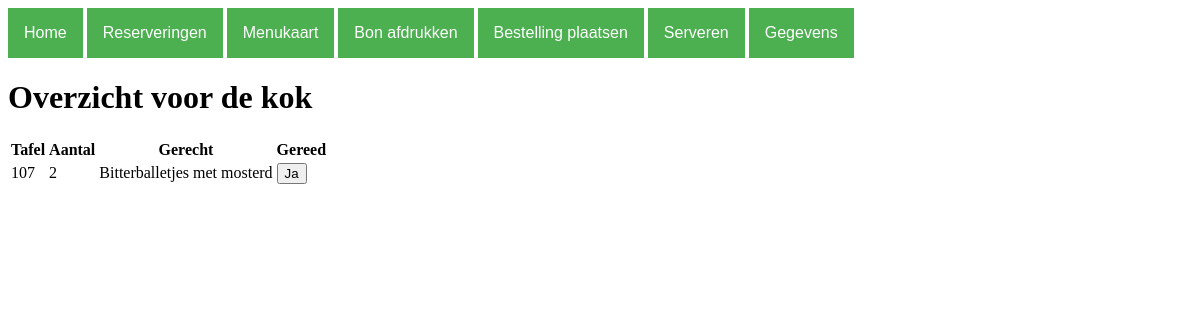
The page /kok.php on the database its author committed.
### tables this page shows
CREATE TABLE bestellingen (
	ID INT(11) NOT NULL AUTO_INCREMENT UNIQUE,
	Reservering_ID INT(11) NOT NULL,
	Menuitem_ID INT(11) NOT NULL,
	Aantal INT(11),
	Klaar TINYINT(4) DEFAULT '0',
	Gereserveerd TINYINT(4) DEFAULT '0',
	 
	PRIMARY KEY (ID),
	FOREIGN KEY (Reservering_ID) REFERENCES reserveringen(ID),
	FOREIGN KEY (Menuitem_ID) REFERENCES menuitems(ID)
);

CREATE TABLE reserveringen (
	ID INT(11) NOT NULL AUTO_INCREMENT UNIQUE,
	Tafel INT(11) NOT NULL,
	Datum DATE NOT NULL,
	Tijd TIME NOT NULL,
	Klant_ID INT(11) NOT NULL,
	Aantal INT(11) NOT NULL,
	Status TINYINT(4) NOT NULL DEFAULT '1', 
	Datum_toegevoegd TIMESTAMP DEFAULT CURRENT_TIMESTAMP NOT NULL ,
	Allergieen TEXT,
	Opmerkingen TEXT,
	 
	PRIMARY KEY (ID),
	FOREIGN KEY (Klant_ID) REFERENCES klanten(ID)
);

CREATE TABLE menuitems (
	ID INT(11) NOT NULL AUTO_INCREMENT UNIQUE,
	Code VARCHAR(4) UNIQUE,
	Naam VARCHAR(30),
	Gerechtsoort_ID INT(11) NOT NULL,
	Prijs DECIMAL(5,2) NOT NULL,
	 
	FOREIGN KEY (Gerechtsoort_ID) REFERENCES gerechtsoorten(ID)
);

### database.php (called while the page is built, shortened)
<?php
class database{
    private $db;
    function __construct(){
        $this->db_server = 'localhost';
        $this->db_username = 'root';
        $this->db_password = '';
        $this->db_name = 'examen';
        $dsn = "mysql:host=$this->db_server;dbname=$this->db_name;charset=utf8mb4";
        $options = [
            PDO::ATTR_ERRMODE            => PDO::ERRMODE_EXCEPTION,
            PDO::ATTR_DEFAULT_FETCH_MODE => PDO::FETCH_ASSOC,
            PDO::ATTR_EMULATE_PREPARES   => false,
        ];
        try {
             $this->db = new PDO($dsn, $this->db_username, $this->db_password, $options);
        } catch (\PDOException $e) {
             throw new \PDOException($e->getMessage(), (int)$e->getCode());
        }
    }
	public function select($statement, $named_placeholder){
        $statement = $this->db->prepare($statement);
        $statement->execute($named_placeholder);
        $result = $statement->fetchAll(PDO::FETCH_ASSOC);
        return $result;
    }
}
?>

### kok.php (the view, shortened to what this page needs)
<?php
include 'database.php';
$db = new database();
$overzicht_kok = $db->select("SELECT bestellingen.ID AS bestelid, reserveringen.Tafel, bestellingen.Aantal, menuitems.Naam,bestellingen.Klaar, bestellingen.Gereserveerd FROM `bestellingen` INNER JOIN reserveringen ON bestellingen.Reservering_ID = reserveringen.ID INNER JOIN menuitems ON bestellingen.Menuitem_ID = menuitems.ID INNER JOIN gerechtsoorten ON menuitems.Gerechtsoort_ID = gerechtsoorten.ID INNER JOIN gerechtcategorien ON gerechtsoorten.Gerechtcategorie_ID = gerechtcategorien.ID WHERE gerechtcategorien.ID IN (2 ,3, 4) AND bestellingen.Klaar = 0 ORDER BY reserveringen.Tijd",[]);
if (!empty($overzicht_kok)) {
	$row_data = array_values($overzicht_kok);
}
?>
<!DOCTYPE html>
<html>
<head>
	<link rel="stylesheet" type="text/css" href="style.css">
</head>
<body>
	<?php include 'navigatie.php'; ?>
	<h1>Overzicht voor de kok</h1>
	<?php if (!empty($overzicht_kok)) { ?>
	<table>
		<thead>
			<tr>
				<th>Tafel</th>
				<th>Aantal</th>
				<th>Gerecht</th>
				<th>Gereed</th>
			</tr>
		</thead>
		<tbody>
			<?php foreach ($row_data AS $data) { ?>
				<tr>
					<td><?php echo $data["Tafel"]?></td>
					<td><?php echo $data["Aantal"]?></td>
					<td><?php echo $data["Naam"]?></td>
					<?php if ($data["Gereserveerd"] == 0) { ?>
						<form method="post">
							<td><button type="sumbit" name="gereed">Ja</button><td>
						</form>
					<?php }?>
				</tr>
			<?php } ?>
		</tbody>
	</table>
	<?php }else{
		echo "<h3>Nog geen bestellingen</h3>";
	} ?>
</body>
</html>

### rows shown on the page
bestellingen: Reservering_ID.Tafel "107", Aantal "2", Menuitem_ID.Naam "Bitterballetjes met mosterd"
